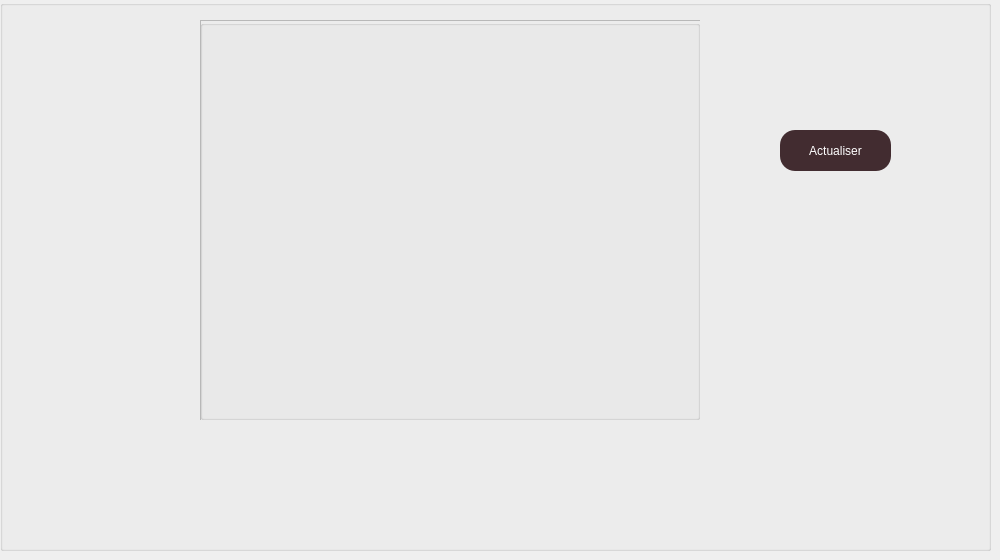
      <widget class="QWidget" name="Statistique">
       <attribute name="title">
        <string>Statistique</string>
       </attribute>
       <widget class="QLabel" name="label_14">
        <property name="geometry">
         <rect>
          <x>0</x>
          <y>0</y>
          <width>991</width>
          <height>551</height>
         </rect>
        </property>
        <property name="minimumSize">
         <size>
          <width>991</width>
          <height>551</height>
         </size>
        </property>
        <property name="text">
         <string/>
        </property>
        <property name="pixmap">
         <pixmap>../other(img)/Teal And Brown Illustrated World Charity Day Poster.png</pixmap>
        </property>
       </widget>
       <widget class="QGroupBox" name="groupBox_7">
        <property name="geometry">
         <rect>
          <x>0</x>
          <y>0</y>
          <width>991</width>
          <height>551</height>
         </rect>
        </property>
        <property name="minimumSize">
         <size>
          <width>991</width>
          <height>551</height>
         </size>
        </property>
        <property name="styleSheet">
         <string notr="true">font: 12pt &quot;Times New Roman&quot;;</string>
        </property>
        <property name="title">
         <string/>
        </property>
        <widget class="QGroupBox" name="groupBox_2">
         <property name="geometry">
          <rect>
           <x>200</x>
           <y>20</y>
           <width>500</width>
           <height>400</height>
          </rect>
         </property>
         <property name="minimumSize">
          <size>
           <width>500</width>
           <height>400</height>
          </size>
         </property>
         <property name="title">
          <string/>
         </property>
         <widget class="QFrame" name="frame">
          <property name="geometry">
           <rect>
            <x>0</x>
            <y>0</y>
            <width>501</width>
            <height>401</height>
           </rect>
          </property>
          <property name="frameShape">
           <enum>QFrame::StyledPanel</enum>
          </property>
          <property name="frameShadow">
           <enum>QFrame::Raised</enum>
          </property>
         </widget>
        </widget>
        <widget class="QPushButton" name="pushButton_10">
         <property name="geometry">
          <rect>
           <x>780</x>
           <y>130</y>
           <width>111</width>
           <height>41</height>
          </rect>
         </property>
         <property name="styleSheet">
          <string notr="true">#pushButton_10
{
font: 12pt &quot;Times New Roman&quot;;
background:#422c30;
color:white;
border-radius:15px;
}
#pushButton_10::hover
{
font: 12pt &quot;Times New Roman&quot;;
background:brown;
color:white;
border-radius:15px;
}</string>
         </property>
         <property name="text">
          <string>Actualiser</string>
         </property>
        </widget>
       </widget>
      </widget>
